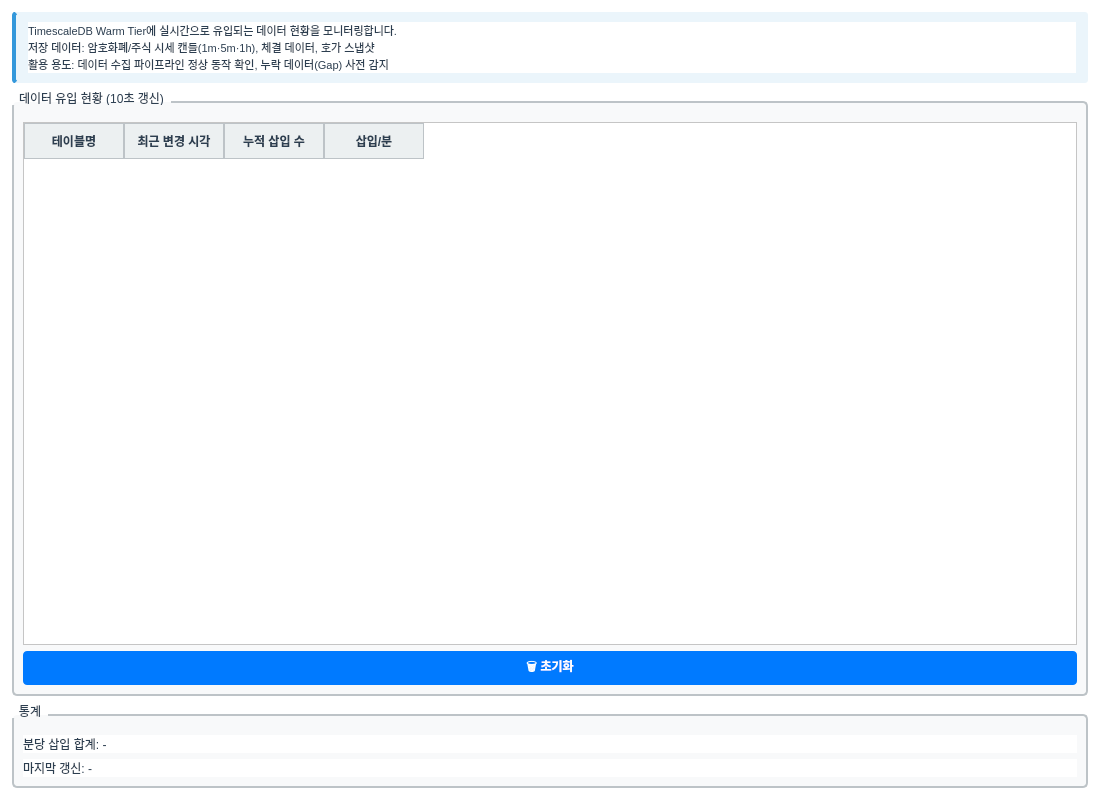
<?xml version="1.0" encoding="UTF-8"?>
<ui version="4.0">
 <class>RealtimeTab</class>
 <widget class="QWidget" name="RealtimeTab">
  <property name="geometry">
   <rect>
    <x>0</x>
    <y>0</y>
    <width>1100</width>
    <height>800</height>
   </rect>
  </property>
  <property name="windowTitle">
   <string>실시간 통신</string>
  </property>
  <property name="styleSheet">
   <string notr="true">QWidget {
    background-color: #FFFFFF;
    color: #2C3E50;
    font-family: &quot;맑은 고딕&quot;, &quot;Segoe UI&quot;;
    font-size: 9pt;
}
QTabBar::tab:selected {
    background-color: #007AFF;
    color: #FFFFFF;
    font-weight: bold;
}
QPushButton {
    background-color: #007AFF;
    color: #FFFFFF;
    border: none;
    border-radius: 4px;
    padding: 6px 12px;
    font-weight: bold;
}
QPushButton:hover {
    background-color: #0055CC;
}
QPushButton:disabled {
    background-color: #BDC3C7;
    color: #7F8C8D;
}
QTableWidget {
    gridline-color: #BDC3C7;
    background-color: #FFFFFF;
    alternate-background-color: #F8F9FA;
    selection-background-color: #007AFF;
    selection-color: #FFFFFF;
}
QHeaderView::section {
    background-color: #ECF0F1;
    color: #2C3E50;
    padding: 6px;
    border: 1px solid #BDC3C7;
    font-weight: bold;
}
QLineEdit, QTextEdit, QPlainTextEdit {
    background-color: #FFFFFF;
    border: 1px solid #BDC3C7;
    border-radius: 3px;
    padding: 4px;
    color: #2C3E50;
}
QGroupBox {
    border: 2px solid #BDC3C7;
    border-radius: 5px;
    margin-top: 10px;
    padding-top: 10px;
    background-color: #F8F9FA;
}
QGroupBox::title {
    subcontrol-origin: margin;
    subcontrol-position: top left;
    padding: 0 5px;
    color: #2C3E50;
    font-weight: bold;
}</string>
  </property>
  <layout class="QVBoxLayout" name="verticalLayout">
   <property name="spacing">
    <number>8</number>
   </property>
   <property name="leftMargin">
    <number>12</number>
   </property>
   <property name="topMargin">
    <number>12</number>
   </property>
   <property name="rightMargin">
    <number>12</number>
   </property>
   <property name="bottomMargin">
    <number>12</number>
   </property>
   <item>
    <widget class="QFrame" name="frame_banner">
     <property name="styleSheet">
      <string notr="true">QFrame#frame_banner {
    background-color: #EBF5FB;
    border-left: 4px solid #3498DB;
    border-radius: 3px;
    padding: 4px;
}</string>
     </property>
     <property name="frameShape">
      <enum>QFrame::StyledPanel</enum>
     </property>
     <layout class="QVBoxLayout" name="vl_banner">
      <property name="spacing">
       <number>2</number>
      </property>
      <property name="leftMargin">
       <number>8</number>
      </property>
      <property name="topMargin">
       <number>6</number>
      </property>
      <property name="rightMargin">
       <number>8</number>
      </property>
      <property name="bottomMargin">
       <number>6</number>
      </property>
      <item>
       <widget class="QLabel" name="label_banner">
        <property name="text">
         <string>TimescaleDB Warm Tier에 실시간으로 유입되는 데이터 현황을 모니터링합니다.
저장 데이터: 암호화폐/주식 시세 캔들(1m·5m·1h), 체결 데이터, 호가 스냅샷
활용 용도: 데이터 수집 파이프라인 정상 동작 확인, 누락 데이터(Gap) 사전 감지</string>
        </property>
        <property name="wordWrap">
         <bool>true</bool>
        </property>
        <property name="styleSheet">
         <string notr="true">color: #2C3E50; font-size: 8pt;</string>
        </property>
       </widget>
      </item>
     </layout>
    </widget>
   </item>
   <item>
    <widget class="QGroupBox" name="groupBox_log">
     <property name="title">
      <string>데이터 유입 현황 (10초 갱신)</string>
     </property>
     <layout class="QVBoxLayout" name="vl_log">
      <item>
       <widget class="QTableWidget" name="table_query_log">
        <property name="alternatingRowColors">
         <bool>true</bool>
        </property>
        <property name="selectionBehavior">
         <enum>QAbstractItemView::SelectRows</enum>
        </property>
        <property name="columnCount">
         <number>4</number>
        </property>
        <column>
         <property name="text">
          <string>테이블명</string>
         </property>
        </column>
        <column>
         <property name="text">
          <string>최근 변경 시각</string>
         </property>
        </column>
        <column>
         <property name="text">
          <string>누적 삽입 수</string>
         </property>
        </column>
        <column>
         <property name="text">
          <string>삽입/분</string>
         </property>
        </column>
       </widget>
      </item>
      <item>
       <widget class="QPushButton" name="btnClear">
        <property name="text">
         <string>🗑️ 초기화</string>
        </property>
       </widget>
      </item>
     </layout>
    </widget>
   </item>
   <item>
    <widget class="QGroupBox" name="groupBox_stats">
     <property name="title">
      <string>통계</string>
     </property>
     <layout class="QVBoxLayout" name="vl_stats">
      <item>
       <widget class="QLabel" name="label_qps">
        <property name="text">
         <string>분당 삽입 합계: -</string>
        </property>
       </widget>
      </item>
      <item>
       <widget class="QLabel" name="label_latency">
        <property name="text">
         <string>마지막 갱신: -</string>
        </property>
       </widget>
      </item>
     </layout>
    </widget>
   </item>
  </layout>
 </widget>
 <resources/>
 <connections/>
</ui>
